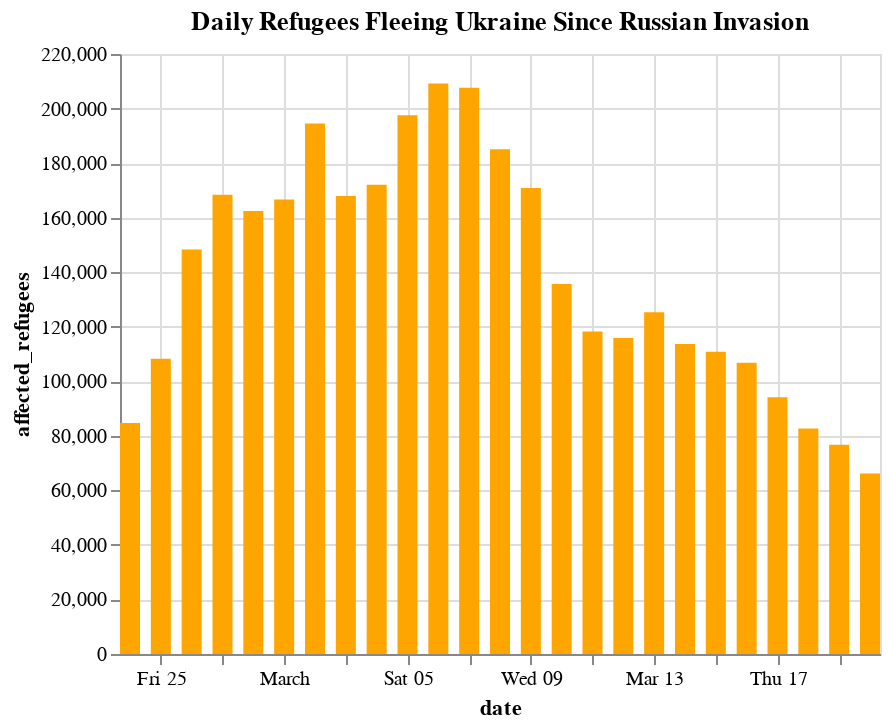

Notebook code cell kept with this figure:
### Markdown cell above
#### Try it as a column chart

### Code cell
alt.Chart(refugees).mark_bar(color="orange", size=10).encode(
    x="date:T", y="affected_refugees"
).properties(
    width=380, height=300, title="Daily Refugees Fleeing Ukraine Since Russian Invasion"
)

### Figure 1 — Vega-Lite specification as saved in the notebook (floating-point values rounded to 4 significant figures)
{"config": {"view": {"continuousWidth": 400, "continuousHeight": 300}}, "data": {"name": "data-224b1c1349dff1b666644ff5894b66d1"}, "mark": {"type": "bar", "color": "orange", "size": 10}, "encoding": {"x": {"field": "date", "type": "temporal"}, "y": {"field": "affected_refugees", "type": "quantitative"}}, "height": 300, "title": "Daily Refugees Fleeing Ukraine Since Russian Invasion", "width": 380, "$schema": "https://vega.github.io/schema/vega-lite/v4.17.0.json", "datasets": {"data-224b1c1349dff1b666644ff5894b66d1": [{"date": "2022-02-24", "affected_refugees": 84681, "cumsum": 84681}, {"date": "2022-02-25", "affected_refugees": 108301, "cumsum": 192982}, {"date": "2022-02-26", "affected_refugees": 148319, "cumsum": 341301}, {"date": "2022-02-27", "affected_refugees": 168364, "cumsum": 509665}, {"date": "2022-02-28", "affected_refugees": 162474, "cumsum": 672139}, {"date": "2022-03-01", "affected_refugees": 166690, "cumsum": 838829}, {"date": "2022-03-02", "affected_refugees": 194483, "cumsum": 1033312}, {"date": "2022-03-03", "affected_refugees": 167905, "cumsum": 1201217}, {"date": "2022-03-04", "affected_refugees": 172099, "cumsum": 1373316}, {"date": "2022-03-05", "affected_refugees": 197520, "cumsum": 1570836}, {"date": "2022-03-06", "affected_refugees": 209160, "cumsum": 1779996}, {"date": "2022-03-07", "affected_refugees": 207660, "cumsum": 1987656}, {"date": "2022-03-08", "affected_refugees": 185038, "cumsum": 2172694}, {"date": "2022-03-09", "affected_refugees": 170843, "cumsum": 2343537}, {"date": "2022-03-10", "affected_refugees": 135655, "cumsum": 2479192}, {"date": "2022-03-11", "affected_refugees": 118268, "cumsum": 2597460}, {"date": "2022-03-12", "affected_refugees": 115822, "cumsum": 2713282}, {"date": "2022-03-13", "affected_refugees": 125317, "cumsum": 2838599}, {"date": "2022-03-14", "affected_refugees": 113676, "cumsum": 2952275}, {"date": "2022-03-15", "affected_refugees": 110820, "cumsum": 3063095}, {"date": "2022-03-16", "affected_refugees": 106802, "cumsum": 3169897}, {"date": "2022-03-17", "affected_refugees": 94157, "cumsum": 3264054}, {"date": "2022-03-18", "affected_refugees": 82655, "cumsum": 3346709}, {"date": "2022-03-19", "affected_refugees": 76757, "cumsum": 3423466}, {"date": "2022-03-20", "affected_refugees": 66178, "cumsum": 3489644}]}}
